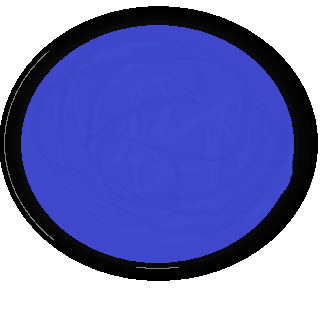
#> input picture TrabalhoFinal/Imagens/placa_paint.png, 320 x 320 px, found by its file name; its folder holds 3 pictures in this run
$ python amostraOutside.py   (Python 2 division)   (older library calls are emulated)
#> lines starting #> are read from the running program, lines starting #| are printed output that depends on the picture
import numpy as np
import scipy.misc as scpm

path = "imagens/"
pathnew = "imagens/aut/"
pathtemp = "imagens/temp/"

def getAmostraOutside( inimg, M, N):
	amostra = []
	for i in range( 0, M/20):
		#row = []
		for j in range( 0, N/20):
			#row.append( inimg[i][j])
			amostra.append( inimg[i][j])
			#print inimg[i][j]
		#amostra.append(row)
	return amostra

def amostragemOutside( input, ext):
#> called with input = 'placa_paint', ext = '.png'
	print "\n" + path + input + ext + "\n"
	inimg = scpm.imread( path + input + ext)
#> inimg is the input picture: shape (320, 320, 3); mean R, G, B 116, 120.7, 186.3
	size = inimg.shape
#> size = (320, 320, 3)
	#return getAmostraOutside( inimg, size[0], size[1])

	output = input + "_amostra" + ".png"
	scpm.imsave(pathnew + output, getAmostraOutside( inimg, size[0], size[1]))
#> after the loop in getAmostraOutside, `for i in range( 0, M/20):`: amostra = 256 items, first 6: [255, 255, 255], [255, 255, 255], [255, 255, 255], [255, 255, 255], [255, 255, 255], [255, 255, 255]
	return output

input = "placa_paint"
ext = ".png"
amostra = amostragemOutside( input, ext)

input = "placa_listra"
ext = ".jpg"
amostra = amostragemOutside( input, ext)
#> call 2 of amostragemOutside, with input = 'placa_listra', ext = '.jpg'
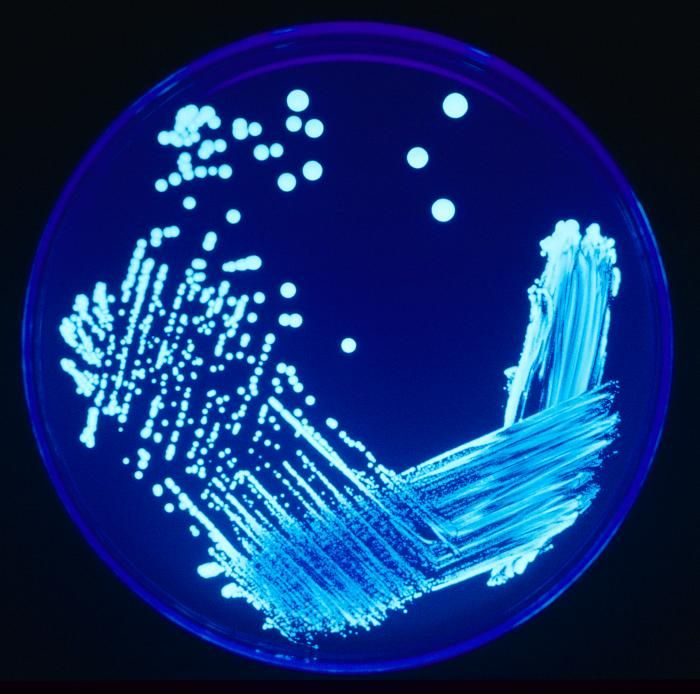
#> input picture TrabalhoFinal/Imagens/placa_listra.jpg, 700 x 694 px, found by its file name
#> in amostragemOutside, inimg is the input picture: shape (694, 700, 3); mean R, G, B 17.7, 48.2, 110.9

input = "placa_pontos"
ext = ".jpg"
amostra = amostragemOutside( input, ext)
#> call 3 of amostragemOutside, with input = 'placa_pontos', ext = '.jpg'
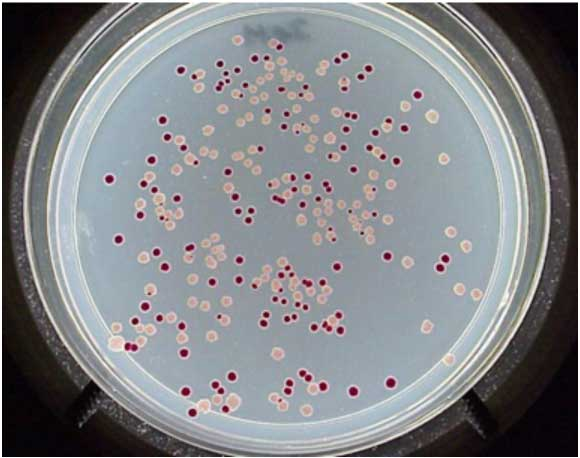
#> input picture TrabalhoFinal/Imagens/placa_pontos.jpg, 580 x 458 px, found by its file name
#> in amostragemOutside, inimg is the input picture: shape (458, 580, 3); mean R, G, B 130.8, 132.8, 136.1

input = "placa_paint_2"
ext = ".png"
amostra = amostragemOutside( input, ext)
#> (the run stopped early here; a loop or call above may not have finished)
